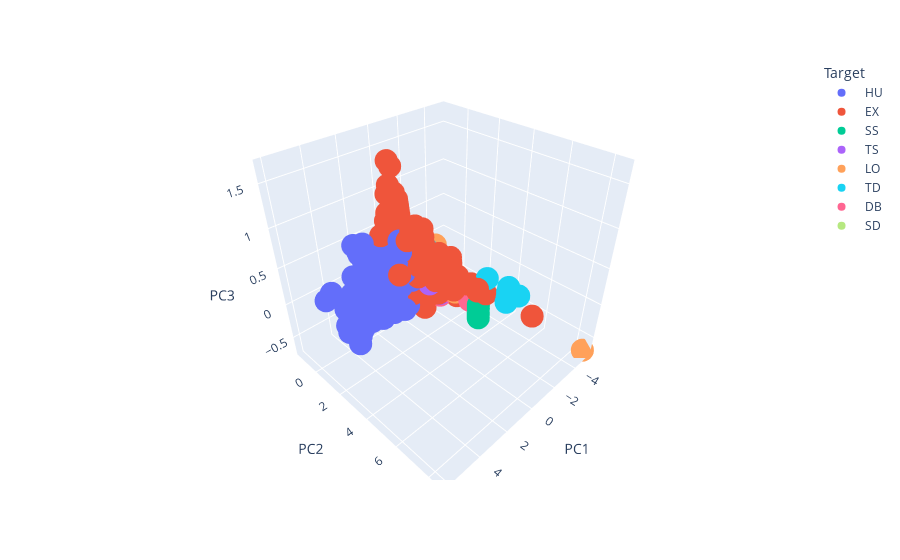

The code cell stored with this chart in its notebook:
### Code cell
# 3d scatterplot 
import plotly.express as px

fig = px.scatter_3d(PCA_df3, x="PC1", y="PC2", z="PC3",
    color = "Target")

fig.show()

### Figure 1 — Plotly figure (JSON) as saved in the notebook; plotly's stock layout.template omitted (floating-point values rounded to 4 significant figures; data arrays with more than 128 entries replaced by an {"elided": "..."} marker saying what was removed)
{"data": [{"hovertemplate": "Target= HU<br>PC1=%{x}<br>PC2=%{y}<br>PC3=%{z}<extra></extra>", "legendgroup": " HU", "marker": {"color": "#636efa", "symbol": "circle"}, "mode": "markers", "name": " HU", "scene": "scene", "showlegend": true, "type": "scatter3d", "x": {"elided": "597 float values"}, "y": {"elided": "597 float values"}, "z": {"elided": "597 float values"}}, {"hovertemplate": "Target= EX<br>PC1=%{x}<br>PC2=%{y}<br>PC3=%{z}<extra></extra>", "legendgroup": " EX", "marker": {"color": "#EF553B", "symbol": "circle"}, "mode": "markers", "name": " EX", "scene": "scene", "showlegend": true, "type": "scatter3d", "x": {"elided": "291 float values"}, "y": {"elided": "291 float values"}, "z": {"elided": "291 float values"}}, {"hovertemplate": "Target= SS<br>PC1=%{x}<br>PC2=%{y}<br>PC3=%{z}<extra></extra>", "legendgroup": " SS", "marker": {"color": "#00cc96", "symbol": "circle"}, "mode": "markers", "name": " SS", "scene": "scene", "showlegend": true, "type": "scatter3d", "x": [-1.057, -0.8182, -0.5798, -1.415, -1.234, -1.234, -1.504, -0.336, -0.2767, -0.006873, 0.1738, 0.2338, 0.1738, -0.007267, -0.1879, -2.545, -2.485, -2.455, -2.365, -2.305, -0.6638, 0.2638, 0.5637, 0.8043, 0.6537, 0.1731, 0.1131, -0.6953, -0.5761, -0.6376, -0.5183, -0.5183, -0.5483, -0.5783, -0.729, -0.8482, -0.9674], "y": [-0.1196, -0.6251, -1.131, 0.3124, 0.3886, 0.3886, 0.5835, 0.287, -0.002445, -0.1973, -0.1211, -0.08436, -0.1211, -0.3604, -0.4366, 3.495, 3.531, 3.55, 3.605, 3.641, 0.7034, -0.06601, -0.2425, -0.1296, -0.1874, -0.08716, -0.1239, 0.03281, -0.2199, -0.5489, -0.8016, -0.8016, -0.8199, -0.8383, -0.8961, -0.6434, -0.3907], "z": [-0.05479, 0.01079, 0.07636, -0.2499, -0.3193, -0.3193, -0.2503, 0.4589, 0.4269, 0.3579, 0.2885, 0.3533, 0.2885, 0.3095, 0.3789, -0.5832, -0.5184, -0.486, -0.3888, -0.3241, 0.03242, 0.3857, 0.3491, 0.3445, 0.4463, 0.5522, 0.4875, -0.1935, -0.1607, -0.05858, -0.02579, -0.02579, -0.05818, -0.09057, 0.01119, -0.0216, -0.05439]}, {"hovertemplate": "Target= TS<br>PC1=%{x}<br>PC2=%{y}<br>PC3=%{z}<extra></extra>", "legendgroup": " TS", "marker": {"color": "#ab63fa", "symbol": "circle"}, "mode": "markers", "name": " TS", "scene": "scene", "showlegend": true, "type": "scatter3d", "x": {"elided": "618 float values"}, "y": {"elided": "618 float values"}, "z": {"elided": "618 float values"}}, {"hovertemplate": "Target= LO<br>PC1=%{x}<br>PC2=%{y}<br>PC3=%{z}<extra></extra>", "legendgroup": " LO", "marker": {"color": "#FFA15A", "symbol": "circle"}, "mode": "markers", "name": " LO", "scene": "scene", "showlegend": true, "type": "scatter3d", "x": {"elided": "266 float values"}, "y": {"elided": "266 float values"}, "z": {"elided": "266 float values"}}, {"hovertemplate": "Target= TD<br>PC1=%{x}<br>PC2=%{y}<br>PC3=%{z}<extra></extra>", "legendgroup": " TD", "marker": {"color": "#19d3f3", "symbol": "circle"}, "mode": "markers", "name": " TD", "scene": "scene", "showlegend": true, "type": "scatter3d", "x": {"elided": "204 float values"}, "y": {"elided": "204 float values"}, "z": {"elided": "204 float values"}}, {"hovertemplate": "Target= DB<br>PC1=%{x}<br>PC2=%{y}<br>PC3=%{z}<extra></extra>", "legendgroup": " DB", "marker": {"color": "#FF6692", "symbol": "circle"}, "mode": "markers", "name": " DB", "scene": "scene", "showlegend": true, "type": "scatter3d", "x": [-2.431, -2.161, -1.921, -1.802, -1.651, -1.447, -1.327, -1.327, -1.208, -1.208, -1.357, -1.357, -1.357, -1.357, -1.207, -1.177, -1.356, -1.326, -1.205, -1.682, -2.397, -2.397, -2.397, -2.01, -1.501, -1.862, -1.862, -1.862, -1.743, -1.624, -1.504, -1.385, -1.385, -1.385, -1.385, -1.266, -1.117, -1.087, -0.9074, -1.297, -1.267, -1.418, -1.418, -1.418, -1.418, -1.418, -1.418, -1.418, -1.418, -1.418, -1.418, -1.448, -1.448, -1.478, -1.478, -1.478, -1.418, -1.418, -1.388, -1.716], "y": [2.039, 1.844, 1.631, 1.378, 1.436, 0.001793, -0.2509, -0.2509, -0.5036, -0.5036, -0.2693, -0.2693, -0.2693, -0.2693, -0.2114, -0.1931, 0.383, 0.4014, 0.4409, 1.452, 2.968, 2.968, 2.968, 2.228, 1.528, 1.342, 1.342, 1.342, 1.089, 0.8362, 0.5835, 0.3307, 0.3307, 0.3307, 0.3307, 0.07802, -0.1563, -0.138, -0.354, 0.09357, 0.1119, -0.2721, -0.2721, -0.2721, -0.2721, -0.2721, -0.2721, -0.2721, -0.2721, -0.2721, -0.2721, -0.2904, -0.2904, -0.3088, -0.3088, -0.3088, -0.2721, -0.2721, -0.2537, 0.5228], "z": [-0.1464, -0.2153, -0.3167, -0.2839, -0.3857, -0.1154, -0.08259, -0.08259, -0.0498, -0.0498, -0.115, -0.115, -0.115, -0.115, -0.2167, -0.1843, 0.07857, 0.111, -0.02319, -0.1543, -0.3511, -0.3511, -0.3511, -0.2203, -0.2237, -0.3487, -0.3487, -0.3487, -0.3159, -0.2831, -0.2503, -0.2175, -0.2175, -0.2175, -0.2175, -0.1847, -0.1196, -0.08718, 0.01039, 0.04657, 0.07896, 0.08395, 0.08395, 0.08395, 0.08395, 0.08395, 0.08395, 0.08395, 0.08395, 0.08395, 0.08395, 0.05156, 0.05156, 0.01917, 0.01917, 0.01917, 0.08395, 0.08395, 0.1163, 0.05037]}, {"hovertemplate": "Target= SD<br>PC1=%{x}<br>PC2=%{y}<br>PC3=%{z}<extra></extra>", "legendgroup": " SD", "marker": {"color": "#B6E880", "symbol": "circle"}, "mode": "markers", "name": " SD", "scene": "scene", "showlegend": true, "type": "scatter3d", "x": [-1.566, -1.655, -1.267, -1.297, -1.297], "y": [0.2545, 0.5256, -0.2142, -0.2326, -0.2326], "z": [-0.1482, -0.1486, -0.01781, -0.0502, -0.0502]}], "layout": {"legend": {"title": {"text": "Target"}, "tracegroupgap": 0}, "margin": {"t": 60}, "scene": {"domain": {"x": [0, 1], "y": [0, 1]}, "xaxis": {"title": {"text": "PC1"}}, "yaxis": {"title": {"text": "PC2"}}, "zaxis": {"title": {"text": "PC3"}}}}}
